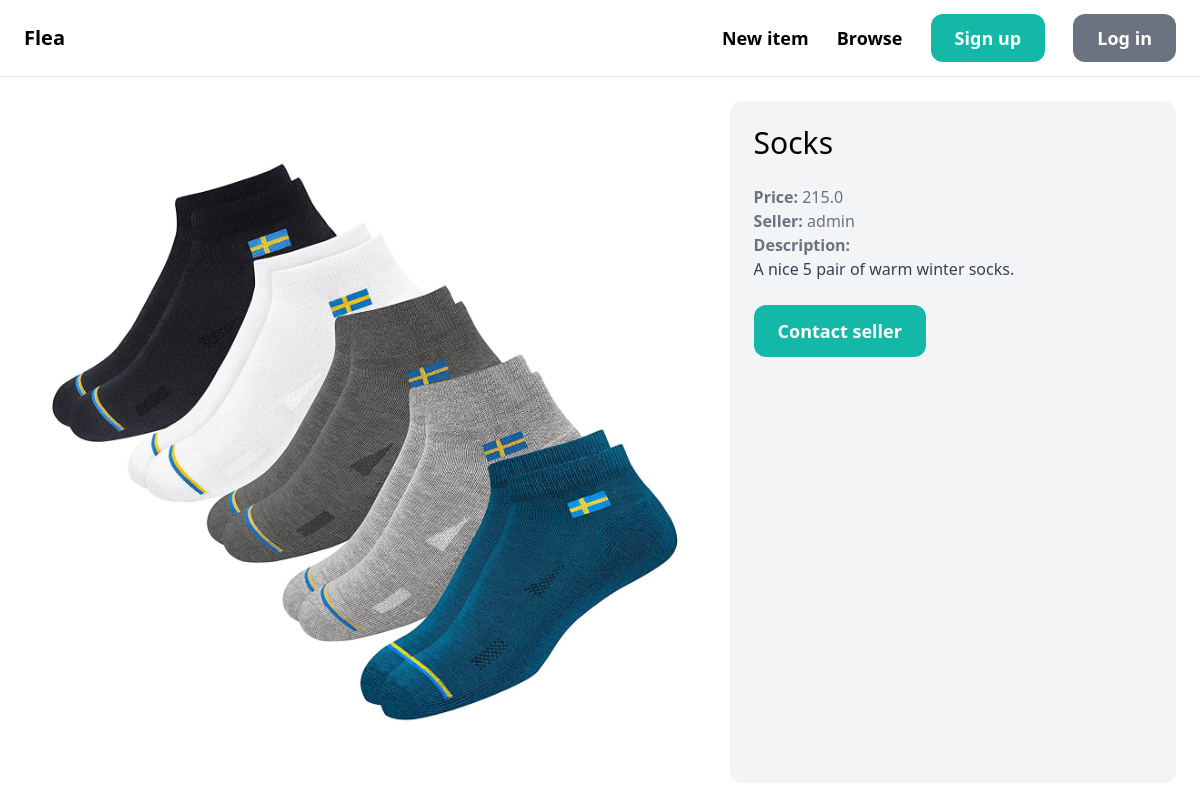
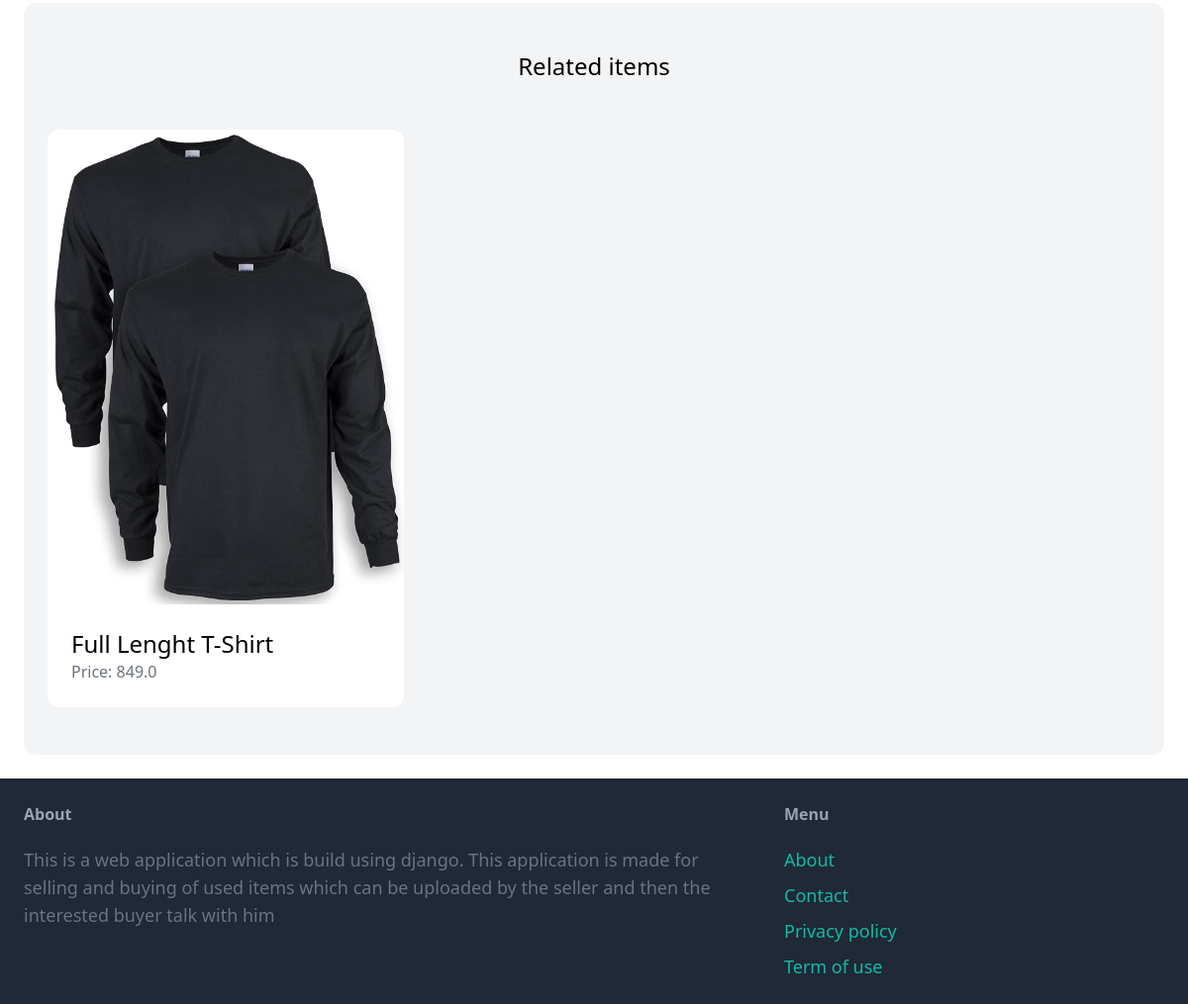
Page /items/1/ on the committed database (2 pictures, top to bottom).
### item/models.py (models this page shows, shortened)
class Item(models.Model):
    category = models.ForeignKey(Category, related_name='items', on_delete=models.CASCADE)
    name = models.CharField(max_length=255)
    description = models.TextField(blank=True, null=True)
    price = models.FloatField()
    image = models.ImageField(upload_to='item_images', blank=True, null=True)
    is_sold = models.BooleanField(default=False)
    created_by = models.ForeignKey(User, related_name='items', on_delete=models.CASCADE)
    created_at = models.DateTimeField(auto_now_add=True)

### item/views.py (the view)
# urls.py: path('<int:pk>/', views.detail, name='detail'),
def detail(request, pk):
    item = get_object_or_404(Item, pk=pk)
    related_items = Item.objects.filter(category=item.category, is_sold=False).exclude(pk=pk)[0:3]
    return render(request, 'item/detail.html', {
        'item': item,
        'related_items': related_items
    })

### item/templates/item/detail.html (shortened to what this page needs)
{% extends 'core/base.html' %}
{% block content %}
<div class="grid grid-cols-5 gap-6">
    <div class="col-span-3">
        <img src="{{ item.image.url }}" class="rounded-xl">
    </div>
    <div class="col-span-2 p-6 bg-gray-100 rounded-xl">
        <h1 class="mb-6 text-3xl">{{ item.name }}</h1>
        <p class="text-gray-500"><strong>Price: </strong>{{ item.price }}</p>
        <p class="text-gray-500"><strong>Seller: </strong>{{ item.created_by.username }}</p>
        {% if item.description %}
            <p class="text-gray-700">
                <strong class="text-gray-500">Description:</strong><br>
                {{ item.description }}
            </p>
        {% endif %}
        {% if request.user == item.created_by %}
            <div class="mt-6 p-6 bg-white rounded-xl">
                <p>This is your item!</p>
                <a href="{% url 'item:edit' item.id %}" class="inline-block mt-6 px-6 py-3 text-lg font-semibold bg-teal-500 text-white rounded-xl">Edit</a>
                <a href="{% url 'item:delete' item.id %}" class="inline-block mt-6 px-6 py-3 text-lg font-semibold bg-red-500 text-white rounded-xl">Delete</a>
            </div>
        {% else %}
            <a href="{% url 'conversation:new' item.id %}" class="inline-block mt-6 px-6 py-3 text-lg font-semibold bg-teal-500 text-white rounded-xl hover:bg-teal-700">Contact seller</a>
        {% endif %}
    </div>
</div>
<div class="mt-6 px-6 py-12 bg-gray-100 rounded-xl">
    <h2 class="mb-12 text-2xl text-center">Related items</h2>
    <div class="grid grid-cols-3 gap-3">
        {% for item in related_items %}
            <div>
                <a href="{% url 'item:detail' item.id %}">
                    <div>
                        <img src="{{ item.image.url }}" class="rounded-t-xl">
                    </div>
                    <div class="p-6 bg-white rounded-b-xl">
                        <h2 class="text-2xl">{{ item.name }}</h2>
                        <p class="text-gray-500">Price: {{ item.price }}</p>
                    </div>
                </a>
            </div>
        {% endfor %}
    </div>
</div>
{% endblock %}

### rows in the picture
Item: image (picture), name "Socks", price "215.0", created_by.username "admin", description "A nice 5 pair of warm winter socks."
Item: image (picture), name "Full Lenght T-Shirt", price "849.0"
